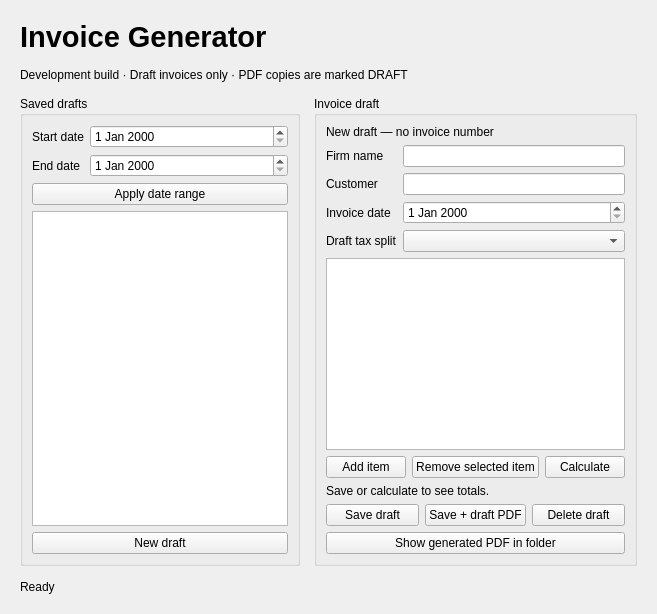
<?xml version="1.0" encoding="UTF-8"?>
<ui version="4.0">
 <class>DraftWorkspace</class>
 <widget class="QWidget" name="DraftWorkspace">
  <layout class="QVBoxLayout" name="rootLayout">
   <property name="spacing"><number>14</number></property>
   <property name="leftMargin"><number>20</number></property>
   <property name="topMargin"><number>20</number></property>
   <property name="rightMargin"><number>20</number></property>
   <property name="bottomMargin"><number>20</number></property>
   <item><widget class="QLabel" name="titleLabel"><property name="text"><string>Invoice Generator</string></property><property name="font"><font><pointsize>22</pointsize><bold>true</bold></font></property></widget></item>
   <item><widget class="QLabel" name="buildLabel"><property name="text"><string>Development build · Draft invoices only · PDF copies are marked DRAFT</string></property></widget></item>
   <item><layout class="QHBoxLayout" name="workspaceLayout">
    <item><widget class="QGroupBox" name="listGroup"><property name="title"><string>Saved drafts</string></property><layout class="QVBoxLayout" name="listLayout">
     <item><layout class="QFormLayout" name="filterLayout">
      <item row="0" column="0"><widget class="QLabel" name="startLabel"><property name="text"><string>Start date</string></property><property name="buddy"><cstring>startDate</cstring></property></widget></item>
      <item row="0" column="1"><widget class="QDateEdit" name="startDate"/></item>
      <item row="1" column="0"><widget class="QLabel" name="endLabel"><property name="text"><string>End date</string></property><property name="buddy"><cstring>endDate</cstring></property></widget></item>
      <item row="1" column="1"><widget class="QDateEdit" name="endDate"/></item>
     </layout></item>
     <item><widget class="QPushButton" name="refreshButton"><property name="text"><string>Apply date range</string></property></widget></item>
     <item><widget class="QTableWidget" name="draftsTable"/></item>
     <item><widget class="QPushButton" name="newButton"><property name="text"><string>New draft</string></property></widget></item>
    </layout></widget></item>
    <item><widget class="QGroupBox" name="editorGroup"><property name="title"><string>Invoice draft</string></property><layout class="QVBoxLayout" name="editorLayout">
     <item><widget class="QLabel" name="identityLabel"><property name="text"><string>New draft — no invoice number</string></property></widget></item>
     <item><layout class="QFormLayout" name="detailsLayout">
      <item row="0" column="0"><widget class="QLabel" name="firmLabel"><property name="text"><string>Firm name</string></property><property name="buddy"><cstring>firmName</cstring></property></widget></item>
      <item row="0" column="1"><widget class="QLineEdit" name="firmName"><property name="maxLength"><number>200</number></property></widget></item>
      <item row="1" column="0"><widget class="QLabel" name="customerLabel"><property name="text"><string>Customer</string></property><property name="buddy"><cstring>customerName</cstring></property></widget></item>
      <item row="1" column="1"><widget class="QLineEdit" name="customerName"><property name="maxLength"><number>200</number></property></widget></item>
      <item row="2" column="0"><widget class="QLabel" name="dateLabel"><property name="text"><string>Invoice date</string></property><property name="buddy"><cstring>invoiceDate</cstring></property></widget></item>
      <item row="2" column="1"><widget class="QDateEdit" name="invoiceDate"/></item>
      <item row="3" column="0"><widget class="QLabel" name="taxLabel"><property name="text"><string>Draft tax split</string></property><property name="buddy"><cstring>taxMode</cstring></property></widget></item>
      <item row="3" column="1"><widget class="QComboBox" name="taxMode"/></item>
     </layout></item>
     <item><widget class="QTableWidget" name="itemsTable"/></item>
     <item><layout class="QHBoxLayout" name="itemActions">
      <item><widget class="QPushButton" name="addItemButton"><property name="text"><string>Add item</string></property></widget></item>
      <item><widget class="QPushButton" name="removeItemButton"><property name="text"><string>Remove selected item</string></property></widget></item>
      <item><widget class="QPushButton" name="calculateButton"><property name="text"><string>Calculate</string></property></widget></item>
     </layout></item>
     <item><widget class="QLabel" name="totalLabel"><property name="text"><string>Save or calculate to see totals.</string></property><property name="wordWrap"><bool>true</bool></property></widget></item>
     <item><layout class="QHBoxLayout" name="draftActions">
      <item><widget class="QPushButton" name="saveButton"><property name="text"><string>Save draft</string></property></widget></item>
      <item><widget class="QPushButton" name="pdfButton"><property name="text"><string>Save + draft PDF</string></property></widget></item>
      <item><widget class="QPushButton" name="deleteButton"><property name="text"><string>Delete draft</string></property></widget></item>
     </layout></item>
     <item><widget class="QPushButton" name="revealButton"><property name="text"><string>Show generated PDF in folder</string></property></widget></item>
    </layout></widget></item>
   </layout></item>
   <item><widget class="QLabel" name="statusLabel"><property name="text"><string>Ready</string></property><property name="wordWrap"><bool>true</bool></property><property name="textInteractionFlags"><set>Qt::TextSelectableByMouse</set></property></widget></item>
  </layout>
 </widget>
 <resources/>
 <connections/>
</ui>
